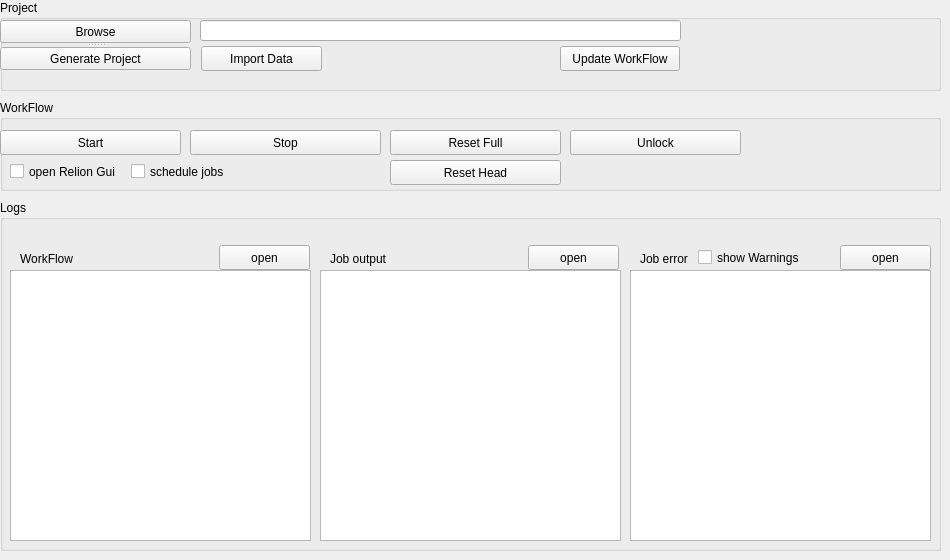
      <widget class="QWidget" name="tab_2">
       <attribute name="title">
        <string>Start Relion</string>
       </attribute>
       <widget class="QGroupBox" name="groupBox_Project">
        <property name="geometry">
         <rect>
          <x>0</x>
          <y>0</y>
          <width>941</width>
          <height>91</height>
         </rect>
        </property>
        <property name="title">
         <string>Project </string>
        </property>
        <widget class="QLineEdit" name="line_path_new_project">
         <property name="geometry">
          <rect>
           <x>200</x>
           <y>20</y>
           <width>481</width>
           <height>21</height>
          </rect>
         </property>
        </widget>
        <widget class="QPushButton" name="btn_importData">
         <property name="geometry">
          <rect>
           <x>201</x>
           <y>46</y>
           <width>121</width>
           <height>25</height>
          </rect>
         </property>
         <property name="text">
          <string>Import Data</string>
         </property>
        </widget>
        <widget class="QSplitter" name="splitter">
         <property name="geometry">
          <rect>
           <x>0</x>
           <y>20</y>
           <width>191</width>
           <height>50</height>
          </rect>
         </property>
         <property name="orientation">
          <enum>Qt::Vertical</enum>
         </property>
         <widget class="QPushButton" name="btn_browse_target">
          <property name="text">
           <string>Browse</string>
          </property>
         </widget>
         <widget class="QPushButton" name="btn_genProject">
          <property name="text">
           <string>Generate Project</string>
          </property>
         </widget>
        </widget>
        <widget class="QPushButton" name="btn_updateWorkFlow">
         <property name="geometry">
          <rect>
           <x>560</x>
           <y>46</y>
           <width>120</width>
           <height>25</height>
          </rect>
         </property>
         <property name="text">
          <string>Update WorkFlow</string>
         </property>
        </widget>
       </widget>
       <widget class="QGroupBox" name="groupBox_WorkFlow">
        <property name="geometry">
         <rect>
          <x>0</x>
          <y>100</y>
          <width>941</width>
          <height>91</height>
         </rect>
        </property>
        <property name="title">
         <string>WorkFlow </string>
        </property>
        <widget class="QPushButton" name="btn_startWorkFlow">
         <property name="geometry">
          <rect>
           <x>0</x>
           <y>30</y>
           <width>181</width>
           <height>25</height>
          </rect>
         </property>
         <property name="text">
          <string>Start</string>
         </property>
        </widget>
        <widget class="QPushButton" name="btn_stopWorkFlow">
         <property name="geometry">
          <rect>
           <x>190</x>
           <y>30</y>
           <width>191</width>
           <height>25</height>
          </rect>
         </property>
         <property name="text">
          <string>Stop</string>
         </property>
        </widget>
        <widget class="QPushButton" name="btn_resetWorkFlow">
         <property name="geometry">
          <rect>
           <x>390</x>
           <y>30</y>
           <width>171</width>
           <height>25</height>
          </rect>
         </property>
         <property name="text">
          <string>Reset Full</string>
         </property>
        </widget>
        <widget class="QCheckBox" name="checkBox_openRelionGui">
         <property name="geometry">
          <rect>
           <x>10</x>
           <y>60</y>
           <width>121</width>
           <height>23</height>
          </rect>
         </property>
         <property name="text">
          <string>open Relion Gui</string>
         </property>
        </widget>
        <widget class="QCheckBox" name="checkBox_scheduleJobs">
         <property name="geometry">
          <rect>
           <x>131</x>
           <y>56</y>
           <width>121</width>
           <height>31</height>
          </rect>
         </property>
         <property name="text">
          <string>schedule jobs</string>
         </property>
        </widget>
        <widget class="QPushButton" name="btn_unlockWorkFlow">
         <property name="geometry">
          <rect>
           <x>570</x>
           <y>30</y>
           <width>171</width>
           <height>25</height>
          </rect>
         </property>
         <property name="text">
          <string>Unlock</string>
         </property>
        </widget>
        <widget class="QPushButton" name="btn_resetWorkFlowHead">
         <property name="geometry">
          <rect>
           <x>390</x>
           <y>60</y>
           <width>171</width>
           <height>25</height>
          </rect>
         </property>
         <property name="text">
          <string>Reset Head</string>
         </property>
        </widget>
       </widget>
       <widget class="QGroupBox" name="groupBox_Logs">
        <property name="geometry">
         <rect>
          <x>0</x>
          <y>200</y>
          <width>941</width>
          <height>351</height>
         </rect>
        </property>
        <property name="title">
         <string>Logs</string>
        </property>
        <widget class="QTextBrowser" name="textBrowser_workFlow">
         <property name="geometry">
          <rect>
           <x>10</x>
           <y>70</y>
           <width>301</width>
           <height>271</height>
          </rect>
         </property>
        </widget>
        <widget class="QTextBrowser" name="textBrowserJobsOut">
         <property name="geometry">
          <rect>
           <x>320</x>
           <y>70</y>
           <width>301</width>
           <height>271</height>
          </rect>
         </property>
        </widget>
        <widget class="QTextBrowser" name="textBrowserJobsError">
         <property name="geometry">
          <rect>
           <x>630</x>
           <y>70</y>
           <width>301</width>
           <height>271</height>
          </rect>
         </property>
        </widget>
        <widget class="QLabel" name="label">
         <property name="geometry">
          <rect>
           <x>20</x>
           <y>50</y>
           <width>54</width>
           <height>17</height>
          </rect>
         </property>
         <property name="text">
          <string>WorkFlow </string>
         </property>
        </widget>
        <widget class="QLabel" name="label_2">
         <property name="geometry">
          <rect>
           <x>330</x>
           <y>50</y>
           <width>81</width>
           <height>17</height>
          </rect>
         </property>
         <property name="text">
          <string>Job output</string>
         </property>
        </widget>
        <widget class="QLabel" name="label_3">
         <property name="geometry">
          <rect>
           <x>640</x>
           <y>50</y>
           <width>60</width>
           <height>17</height>
          </rect>
         </property>
         <property name="text">
          <string>Job error</string>
         </property>
        </widget>
        <widget class="QCheckBox" name="checkBox_jobErrroShowWarning">
         <property name="geometry">
          <rect>
           <x>698</x>
           <y>42</y>
           <width>121</width>
           <height>31</height>
          </rect>
         </property>
         <property name="text">
          <string>show Warnings</string>
         </property>
        </widget>
        <widget class="QPushButton" name="btn_openWorkFlowLog">
         <property name="geometry">
          <rect>
           <x>219</x>
           <y>45</y>
           <width>91</width>
           <height>25</height>
          </rect>
         </property>
         <property name="text">
          <string>open</string>
         </property>
        </widget>
        <widget class="QPushButton" name="btn_openJobOutpuLog">
         <property name="geometry">
          <rect>
           <x>528</x>
           <y>45</y>
           <width>91</width>
           <height>25</height>
          </rect>
         </property>
         <property name="text">
          <string>open</string>
         </property>
        </widget>
        <widget class="QPushButton" name="btn_openJobErrorLog">
         <property name="geometry">
          <rect>
           <x>840</x>
           <y>45</y>
           <width>91</width>
           <height>25</height>
          </rect>
         </property>
         <property name="text">
          <string>open</string>
         </property>
        </widget>
       </widget>
      </widget>
